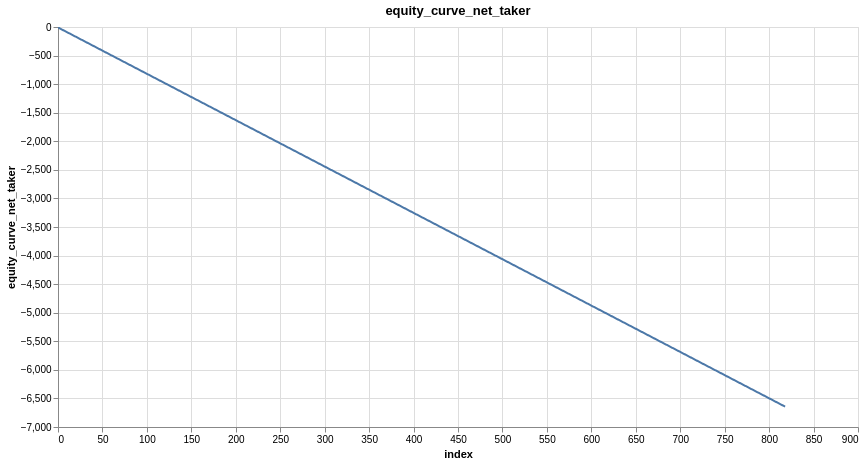

Source (notebook cell):
### Markdown cell above
---
## 10. Optimizing Time Horizon

### 10.1 6-Hour Bars

Increasing the time horizon reduces trading frequency and fee impact.

### Code cell
time_interval = '6h'
ts = load_ohlc_timeseries_range(sym, time_interval, start_date, end_date)
ts

no_lags = 3
ts = add_log_return_features(ts, 'close', forecast_horizon, max_no_lags=no_lags)
ts

target = 'close_log_return'
feature_pool = [f'{target}_lag_{i}' for i in range(1, no_lags + 1)]
benchmark_linear_models(ts.drop_nulls(), target, feature_pool, annualized_rate, loss=nn.HuberLoss())

auto_reg_corr_matrx(ts.drop_nulls(), target, no_lags)

# Try different loss functions
benchmark_linear_models(ts.drop_nulls(), target, feature_pool, annualized_rate, loss=nn.MSELoss())
benchmark_linear_models(ts.drop_nulls(), target, feature_pool, annualized_rate, loss=nn.L1Loss(), test_size=0.3)

# Visualize with fees
features = ['close_log_return_lag_1']
model = LinearModel(len(features))
model_trades = learn_model_trades(ts.drop_nulls(), features, target, model, loss=nn.L1Loss())
model_trades = add_tx_fees_log(model_trades, maker_fee, taker_fee)
plot_column(model_trades, 'equity_curve')
plot_column(model_trades, 'equity_curve_net_taker')

### Figure 1 — Vega specification as saved in the notebook (floating-point values rounded to 4 significant figures; data arrays with more than 128 entries replaced by an {"elided": "..."} marker saying what was removed)
{"$schema": "https://vega.github.io/schema/vega/v6.json", "data": [{"name": "param_1e9efca18e7a2868_store"}, {"name": "source_0", "values": {"elided": "819 records"}}, {"name": "source_0_x_domain_index", "values": [{"min": 0, "max": 818}]}, {"name": "source_0_y_domain_equity_curve_net_taker", "values": [{"min": -6644.0, "max": -8.106}]}], "signals": [{"name": "unit", "value": {}, "on": [{"events": "pointermove", "update": "isTuple(group()) ? group() : unit"}]}, {"name": "param_1e9efca18e7a2868", "update": "vlSelectionResolve(\"param_1e9efca18e7a2868_store\", \"union\")"}, {"name": "param_1e9efca18e7a2868_index", "on": [{"events": [{"source": "view", "type": "dblclick"}], "update": "null"}, {"events": {"signal": "param_1e9efca18e7a2868_translate_delta"}, "update": "panLinear(param_1e9efca18e7a2868_translate_anchor.extent_x, -param_1e9efca18e7a2868_translate_delta.x / width)"}, {"events": {"signal": "param_1e9efca18e7a2868_zoom_delta"}, "update": "zoomLinear(domain(\"x\"), param_1e9efca18e7a2868_zoom_anchor.x, param_1e9efca18e7a2868_zoom_delta)"}]}, {"name": "param_1e9efca18e7a2868_equity_curve_net_taker", "on": [{"events": [{"source": "view", "type": "dblclick"}], "update": "null"}, {"events": {"signal": "param_1e9efca18e7a2868_translate_delta"}, "update": "panLinear(param_1e9efca18e7a2868_translate_anchor.extent_y, param_1e9efca18e7a2868_translate_delta.y / height)"}, {"events": {"signal": "param_1e9efca18e7a2868_zoom_delta"}, "update": "zoomLinear(domain(\"y\"), param_1e9efca18e7a2868_zoom_anchor.y, param_1e9efca18e7a2868_zoom_delta)"}]}, {"name": "param_1e9efca18e7a2868_tuple", "on": [{"events": [{"signal": "param_1e9efca18e7a2868_index || param_1e9efca18e7a2868_equity_curve_net_taker"}], "update": "param_1e9efca18e7a2868_index && param_1e9efca18e7a2868_equity_curve_net_taker ? {unit: \"\", fields: param_1e9efca18e7a2868_tuple_fields, values: [param_1e9efca18e7a2868_index,param_1e9efca18e7a2868_equity_curve_net_taker]} : null"}]}, {"name": "param_1e9efca18e7a2868_tuple_fields", "value": [{"field": "index", "channel": "x", "type": "R"}, {"field": "equity_curve_net_taker", "channel": "y", "type": "R"}]}, {"name": "param_1e9efca18e7a2868_translate_anchor", "value": {}, "on": [{"events": [{"source": "scope", "type": "pointerdown"}], "update": "{x: x(unit), y: y(unit), extent_x: domain(\"x\"), extent_y: domain(\"y\")}"}]}, {"name": "param_1e9efca18e7a2868_translate_delta", "value": {}, "on": [{"events": [{"source": "window", "between": [{"source": "scope", "type": "pointerdown"}, {"source": "window", "type": "pointerup"}], "type": "pointermove", "consume": true}], "update": "{x: param_1e9efca18e7a2868_translate_anchor.x - x(unit), y: param_1e9efca18e7a2868_translate_anchor.y - y(unit)}"}]}, {"name": "param_1e9efca18e7a2868_zoom_anchor", "on": [{"events": [{"source": "scope", "consume": true, "type": "wheel"}], "update": "{x: invert(\"x\", x(unit)), y: invert(\"y\", y(unit))}"}]}, {"name": "param_1e9efca18e7a2868_zoom_delta", "on": [{"events": [{"source": "scope", "type": "wheel", "consume": true}], "update": "pow(1.001, event.deltaY * pow(16, event.deltaMode))", "force": true}]}, {"name": "param_1e9efca18e7a2868_modify", "on": [{"events": {"signal": "param_1e9efca18e7a2868_tuple"}, "update": "modify(\"param_1e9efca18e7a2868_store\", param_1e9efca18e7a2868_tuple, true)"}]}], "marks": [{"type": "line", "name": "marks", "from": {"data": "source_0"}, "sort": {"field": "x"}, "encode": {"update": {"y": {"field": "equity_curve_net_taker", "scale": "y"}, "stroke": {"value": "#4c78a8"}, "x": {"field": "index", "scale": "x"}, "tooltip": {"signal": "{\"index\": format(datum[\"index\"], \"\"), \"equity_curve_net_taker\": format(datum[\"equity_curve_net_taker\"], \"\")}"}, "defined": {"signal": "isValid(datum[\"index\"]) && isFinite(+datum[\"index\"]) && isValid(datum[\"equity_curve_net_taker\"]) && isFinite(+datum[\"equity_curve_net_taker\"])"}}}, "interactive": true, "clip": true, "style": ["line"]}], "scales": [{"name": "x", "type": "linear", "domain": [{"signal": "(data(\"source_0_x_domain_index\")[0] || {}).min"}, {"signal": "(data(\"source_0_x_domain_index\")[0] || {}).max"}], "range": [0, {"signal": "width"}], "zero": false, "domainRaw": {"signal": "param_1e9efca18e7a2868[\"index\"]"}, "nice": true}, {"name": "y", "type": "linear", "domain": [{"signal": "(data(\"source_0_y_domain_equity_curve_net_taker\")[0] || {}).min"}, {"signal": "(data(\"source_0_y_domain_equity_curve_net_taker\")[0] || {}).max"}], "range": [{"signal": "height"}, 0], "zero": true, "domainRaw": {"signal": "param_1e9efca18e7a2868[\"equity_curve_net_taker\"]"}, "nice": true}], "axes": [{"scale": "x", "orient": "bottom", "tickCount": {"signal": "ceil(width/40)"}, "aria": false, "labels": false, "maxExtent": 0, "zindex": 0, "domain": false, "gridScale": "y", "minExtent": 0, "ticks": false, "grid": true}, {"scale": "y", "zindex": 0, "domain": false, "aria": false, "tickCount": {"signal": "ceil(height/40)"}, "labels": false, "orient": "left", "grid": true, "gridScale": "x", "maxExtent": 0, "minExtent": 0, "ticks": false}, {"scale": "x", "tickCount": {"signal": "ceil(width/40)"}, "zindex": 0, "title": "index", "orient": "bottom", "grid": false, "labelFlush": true, "labelOverlap": true}, {"scale": "y", "orient": "left", "tickCount": {"signal": "ceil(height/40)"}, "title": "equity_curve_net_taker", "grid": false, "labelOverlap": true, "zindex": 0}], "title": {"text": "equity_curve_net_taker", "frame": "group"}, "width": 800, "background": "white", "height": 400, "padding": 5, "style": "cell"}
